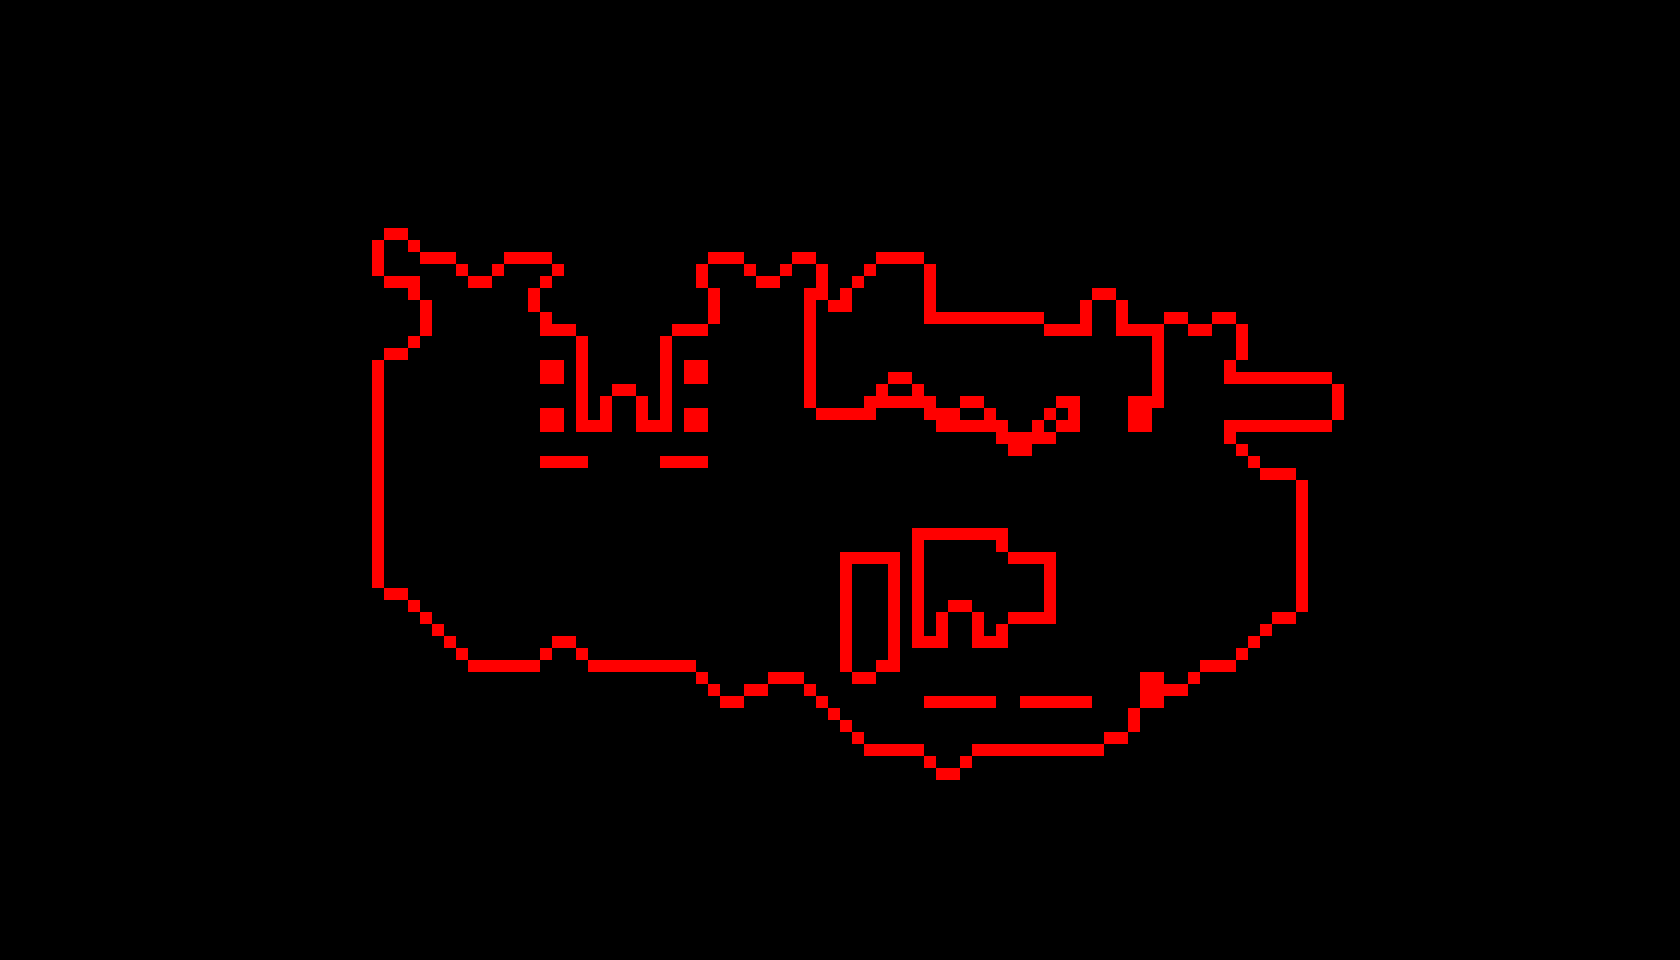

This is a level from a 2D game, rendered from its Tiled map with the project's own tilesets. A one-line summary and the map file follow, with tile-layer data summarised:
An orthogonal 140x80 tile map with 12x12 px tiles, 1 tile layer (collisionblocks), 3 hidden layers not drawn, 2 tilesets.

<map version="1.9" tiledversion="1.9.2" orientation="orthogonal" renderorder="right-down" width="140" height="80" tilewidth="12" tileheight="12" infinite="0" nextlayerid="5" nextobjectid="1">
 <tileset firstgid="1" source="collisionTileset.tsx" />
 <tileset firstgid="2" source="portalTileset.tsx" />
 <imagelayer id="2" name="townOneBg" visible="0">
  <image source="townOneSmall.png" width="1680" height="960" />
 </imagelayer>
 <layer id="1" name="collisionblocks" width="140" height="80">
  <data>[11200 cells, 433 non-empty, 1 distinct tile ids]</data>
 </layer>
 <layer id="4" name="portal" width="140" height="80" visible="0">
  <data>[11200 cells, 12 non-empty, 1 distinct tile ids]</data>
 </layer>
 <imagelayer id="3" name="townOneFg" visible="0">
  <image source="townOneSmallFg.png" width="1680" height="960" />
 </imagelayer>
</map>
